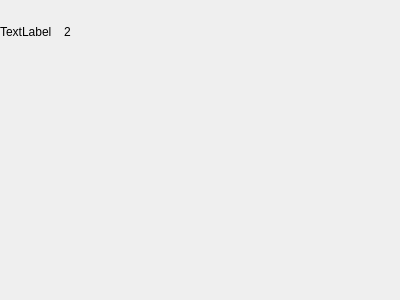
<?xml version="1.0" encoding="UTF-8"?>
<ui version="4.0">
 <class>Pop</class>
 <widget class="QWidget" name="Pop">
  <property name="geometry">
   <rect>
    <x>0</x>
    <y>0</y>
    <width>400</width>
    <height>300</height>
   </rect>
  </property>
  <property name="windowTitle">
   <string>Form</string>
  </property>
  <widget class="QLabel" name="popLabel">
   <property name="geometry">
    <rect>
     <x>0</x>
     <y>0</y>
     <width>64</width>
     <height>64</height>
    </rect>
   </property>
   <property name="minimumSize">
    <size>
     <width>64</width>
     <height>64</height>
    </size>
   </property>
   <property name="maximumSize">
    <size>
     <width>64</width>
     <height>64</height>
    </size>
   </property>
   <property name="text">
    <string>TextLabel</string>
   </property>
  </widget>
  <widget class="QLabel" name="popLabel2">
   <property name="geometry">
    <rect>
     <x>64</x>
     <y>0</y>
     <width>96</width>
     <height>64</height>
    </rect>
   </property>
   <property name="minimumSize">
    <size>
     <width>96</width>
     <height>64</height>
    </size>
   </property>
   <property name="maximumSize">
    <size>
     <width>16777215</width>
     <height>64</height>
    </size>
   </property>
   <property name="text">
    <string>2</string>
   </property>
  </widget>
 </widget>
 <resources/>
 <connections/>
</ui>
